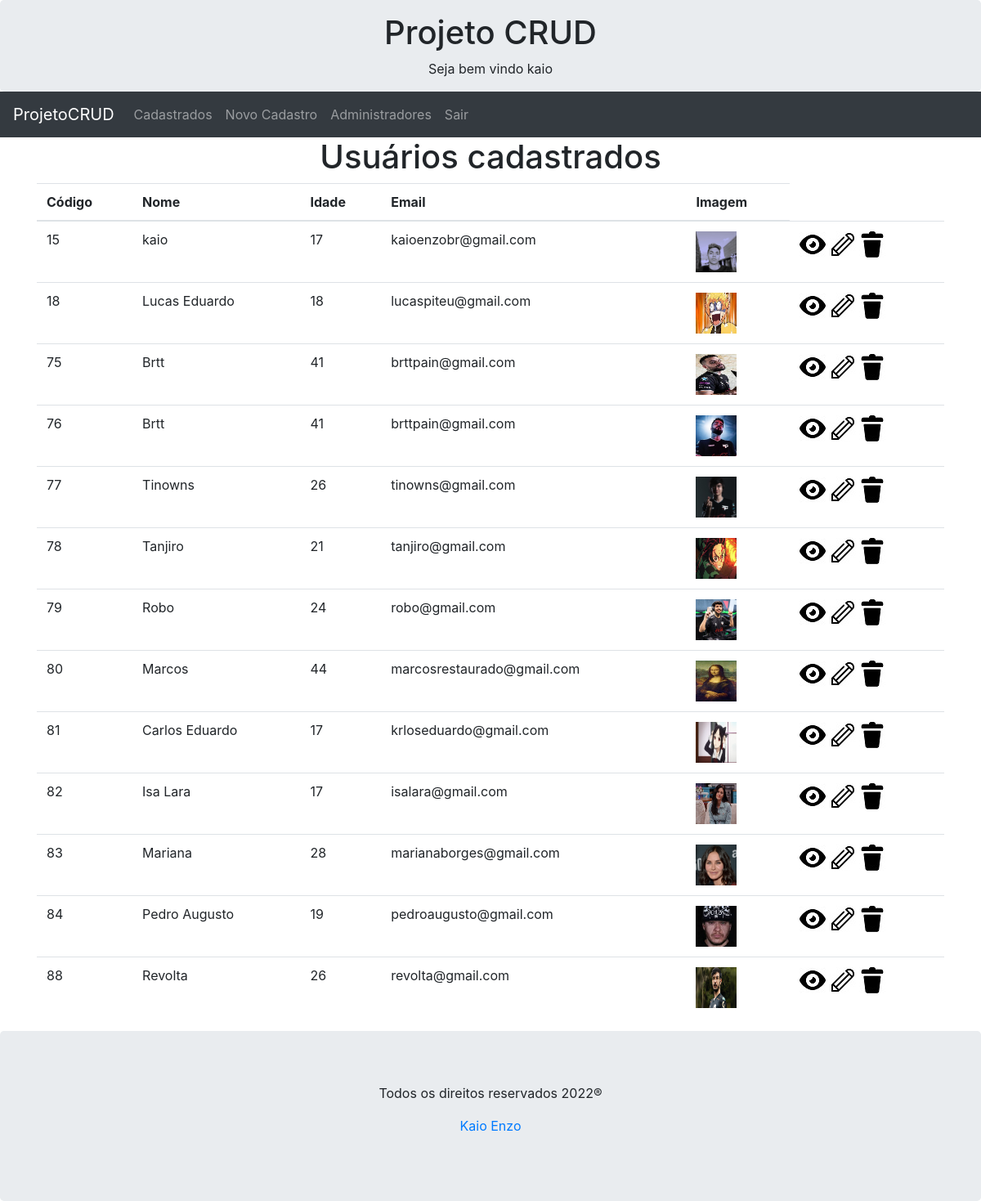
/selecionar.php (signed in), run on the app's committed database.
### tables this page shows
CREATE TABLE `dadosuser` (
  `id` int(6) UNSIGNED NOT NULL,
  `nome` varchar(30) NOT NULL,
  `idade` int(11) NOT NULL,
  `email` varchar(100) NOT NULL,
  `senha` varchar(50) NOT NULL,
  `imagem` varchar(100) NOT NULL
);

### classes/ClassCrud.php (called while the page is built, shortened)
<?php
class ClassCrud extends ClasseBanco2 {
    private $Resultado;
    private function countParametros($Parametros) {
        $this->Contador = count($Parametros);
    }
    private function preparedStatements($Query, $Tipos, $Parametros){
        $Con = $this->conecta_DB();
        $this->Crud = $Con->prepare($Query);
    $this->Crud->execute();
    $this->Resultado = $this->Crud->get_result();
}
    public function selectDB($Campos, $Tabela, $Condicao, $Tipos, $Parametros) {
        $this->preparedStatements("select {$Campos} from {$Tabela} {$Condicao}", $Tipos, $Parametros);
        return $this->Resultado;
    }
}

### selecionar.php (the view, shortened to what this page needs)
<head>
</head>
<?php
include 'includes/header.php';
require 'classes/ClassCrud.php';
echo '<h1 class="text-center">Usuários cadastrados</h1>';
?>
<div class="container">
    <table class="table">
        <thead>
            <th>Código</th>
            <th>Nome</th>
            <th>Idade</th>
            <th>Email</th>
            <th>Imagem</th>
        </thead>
        <tbody>
            <?php
            $Crud = new ClassCrud();
            $BFetch = $Crud->selectDB("*", "dadosuser", "", "", array());
            while ($Result = $BFetch->fetch_all()) {
                foreach ($Result as $Fetch) {
            ?>
                    <tr>
                        <td><?php echo $Fetch[0]; ?></td>
                        <td><?php echo $Fetch[1]; ?></td>
                        <td><?php echo $Fetch[2]; ?></td>
                        <td><?php echo $Fetch[3]; ?></td>
                        <td><?php echo "<img width='50px' height='50px' src='uploads/{$Fetch[5]}'>" ?></td>
                        <td>
                            <a href="<?php echo "visualizar.php?id={$Fetch[0]}"; ?>">
                                <img src="imagens/visualizar.jpeg" alt="Visualizar"></a>
                            <a href="<?php echo "cadastro.php?id={$Fetch[0]}"; ?>">
                                <img src="imagens/editar.jpeg" alt="Editar"></a>
                            <a class="Deletar" href="<?php echo "Controllers/ControllerExcluir.php?id={$Fetch[0]}"; ?>">
                                <img src="imagens/excluir.jpeg" alt="Excluir"></a>
                        </td>
                    </tr>
            <?php }
            }
            ?>
        </tbody>
    </table>
</div>
<?php
include 'includes/footer.php'; ?>

### includes/header.php (shortened to what this page needs)
<!DOCTYPE html>
<html>
<head>
<link rel="stylesheet" href="https://cdn.jsdelivr.net/npm/bootstrap@4.0.0/dist/css/bootstrap.min.css">
</head>
<body>
<div class="jumbotron text-center my-0 p-3" >
    <h1>Projeto CRUD</h1>
    <?php echo "Seja bem vindo ". $_SESSION['usuarioNome']?>
</div>
<nav class="navbar navbar-expand-sm bg-dark navbar-dark my-0">
  <a class="navbar-brand" href="index.php">ProjetoCRUD</a>
  <div class="collapse navbar-collapse" id="collapsibleNavbar">
    <ul class="navbar-nav">
      <li class="nav-item">
        <a class="nav-link" href="selecionar.php">Cadastrados</a>
      </li>
      <li class="nav-item">
        <a class="nav-link" href="cadastro.php">Novo Cadastro</a>
      </li>
      <li class="nav-item">
        <a class="nav-link" href="adminsystem.php">Administradores</a>
      </li>
      <li class="nav-item">
        <a class="nav-link" href="sair.php">Sair</a>
      </li>
    </ul>
  </div>
</nav>
</body>

### includes/footer.php (shortened to what this page needs)
<div class="jumbotron text-center" style="margin-bottom:0">
    <p>
        Todos os direitos reservados <?php echo date("Y"); ?>&reg;
    </p>
    <p>
        <a href="https://www.linkedin.com/in/kaio-enzo-187043209/">Kaio Enzo</a>
    </p>
</div>

### data on the page
dadosuser: id "88", nome "Revolta", idade "26", email "revolta@gmail.com", imagem (picture)
dadosuser: id "15", nome "kaio", idade "17", email "kaioenzobr@gmail.com", imagem (picture)
dadosuser: id "18", nome "Lucas Eduardo", idade "18", email "lucaspiteu@gmail.com", imagem (picture)
dadosuser: id "75", nome "Brtt", idade "41", email "brttpain@gmail.com", imagem (picture)
dadosuser: id "76", nome "Brtt", idade "41", email "brttpain@gmail.com", imagem (picture)
dadosuser: id "77", nome "Tinowns", idade "26", email "tinowns@gmail.com", imagem (picture)
dadosuser: id "78", nome "Tanjiro", idade "21", email "tanjiro@gmail.com", imagem (picture)
dadosuser: id "79", nome "Robo", idade "24", email "robo@gmail.com", imagem (picture)
dadosuser: id "80", nome "Marcos", idade "44", email "marcosrestaurado@gmail.com", imagem (picture)
dadosuser: id "81", nome "Carlos Eduardo", idade "17", email "krloseduardo@gmail.com", imagem (picture)
dadosuser: id "82", nome "Isa Lara", idade "17", email "isalara@gmail.com", imagem (picture)
dadosuser: id "83", nome "Mariana", idade "28", email "marianaborges@gmail.com", imagem (picture)
dadosuser: id "84", nome "Pedro Augusto", idade "19", email "pedroaugusto@gmail.com", imagem (picture)

### other printed values
$_SESSION['usuarioNome'] "kaio"
